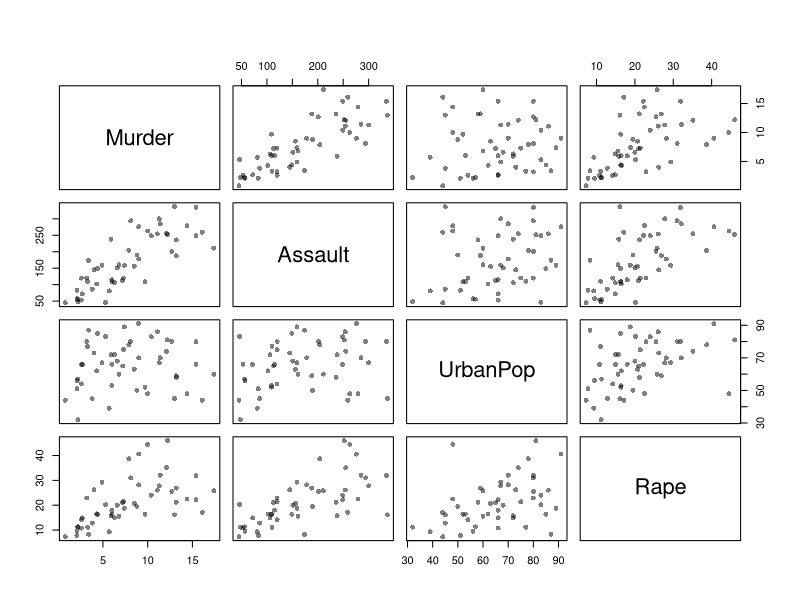
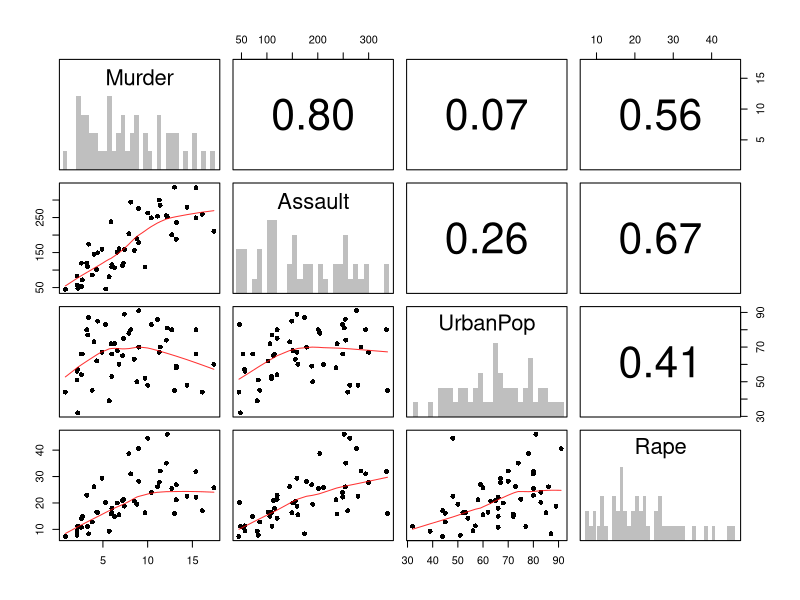
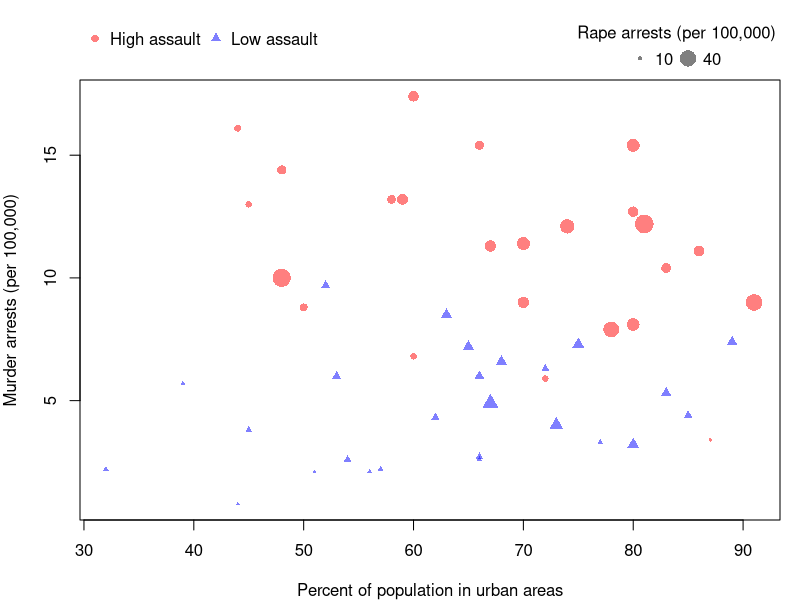
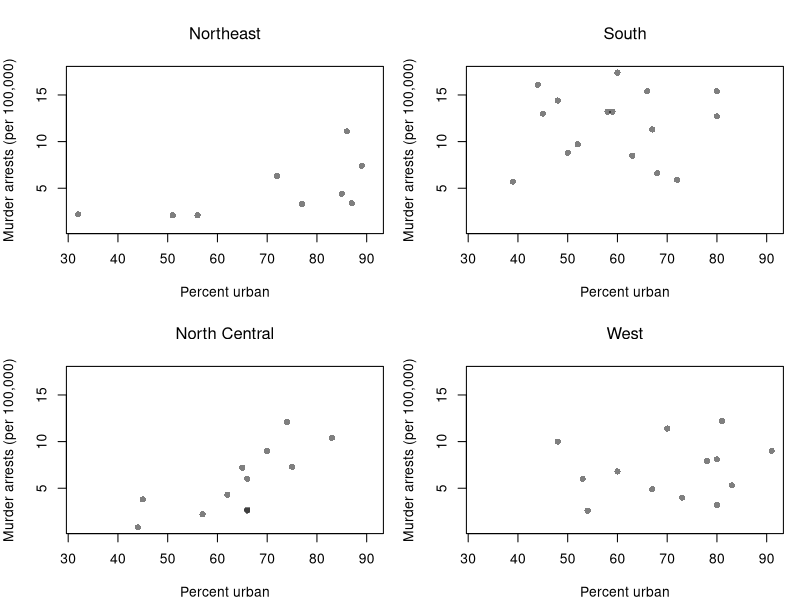
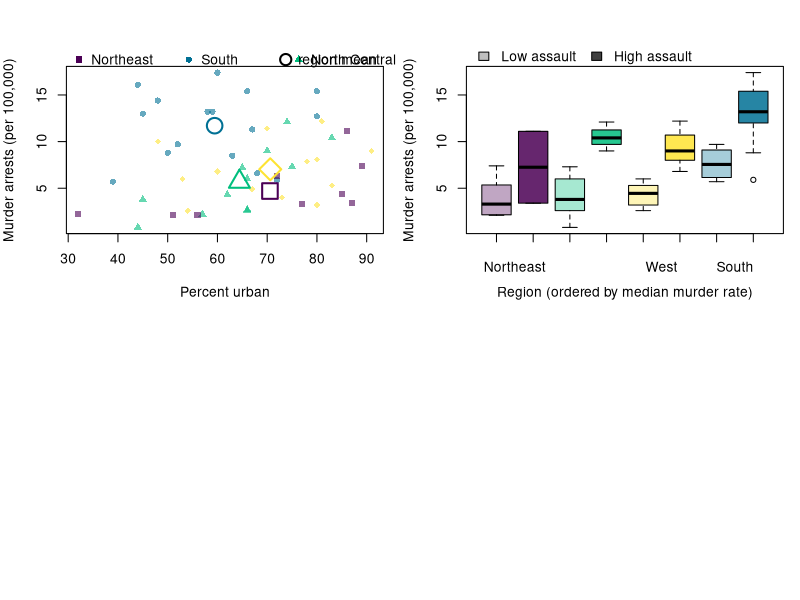
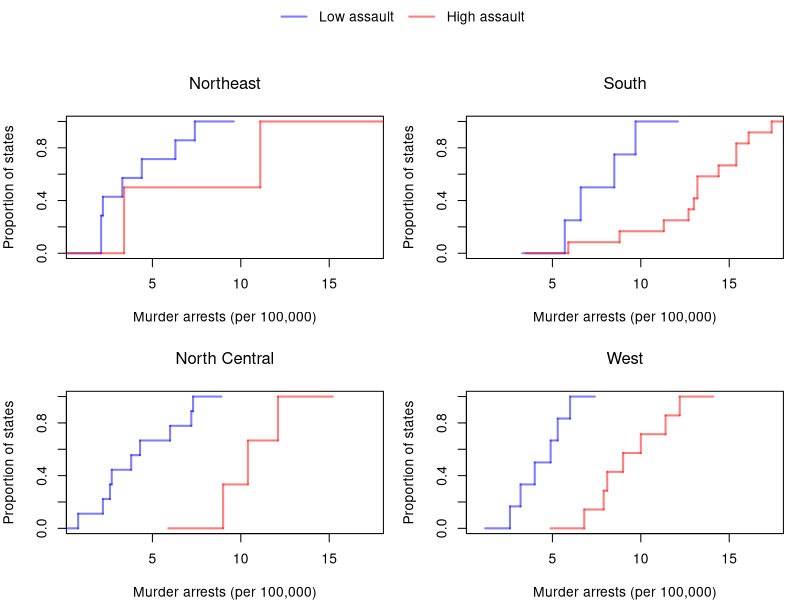

Recreate these plots in R, in order.
## ---- chunk 1
# Three factors: Admit (2 levels), Gender (2 levels), Dept (6 levels)
dim(UCBAdmissions)
dimnames(UCBAdmissions)

# ftable() flattens the table so it prints on one page
ftable(UCBAdmissions, row.vars=c('Dept', 'Gender'), col.vars='Admit')
## ---- chunk 2
# Joint distribution over all 24 cells
n <- sum(UCBAdmissions)
p_xyz <- UCBAdmissions / n

# Collapse over Dept to get the two-way distribution of Admit and Gender
p_xy <- margin.table(p_xyz, c(1, 2))
round(p_xy, 3)

# Collapse further to the marginal distribution of Gender
round(margin.table(p_xyz, 2), 3)
## ---- chunk 3
# Build the same table from a small data frame, one row per worker
dat <- data.frame(
    sex=rep(c('man', 'woman'), c(14, 6)),
    degree=c(rep(c('no', 'yes'), c(8, 6)), rep(c('no', 'yes'), c(2, 4))),
    promoted=c(rep(c(1, 0), c(2, 6)), rep(c(1, 0), c(4, 2)),
        rep(c(1, 0), c(1, 1)), rep(c(1, 0), c(3, 1))))
tab <- table(dat)
ftable(tab, row.vars=c('sex', 'promoted'), col.vars='degree')

# Collapse over degree
round(margin.table(tab / sum(tab), c(1, 3)), 2)
## ---- chunk 4
# Admission rate by Gender, pooling all departments
p_pooled <- prop.table(margin.table(UCBAdmissions, c(1, 2)), margin=2)
round(p_pooled['Admitted', ], 2)

# Admission rate by Gender within each Dept
p_within <- prop.table(UCBAdmissions, margin=c(2, 3))
round(p_within['Admitted', , ], 2)
## ---- chunk 5
# Where did each gender apply? Share of each gender's applications going to each Dept
p_apply <- prop.table(margin.table(UCBAdmissions, c(2, 3)), margin=1)
round(p_apply, 2)

# How selective is each Dept? Admission rate by Dept, pooling genders
p_dept <- prop.table(margin.table(UCBAdmissions, c(1, 3)), margin=2)
round(p_dept['Admitted', ], 2)
## ---- chunk 6
# Every pair of variables, one panel each
pairs(USArrests, pch=16, col=grey(0, .5), main=NA)
## ---- chunk 7
# pairs.panels lays out univariate histograms on the diagonal,
# scatterplots in the lower triangle, and correlations in the upper triangle.
psych::pairs.panels(USArrests,
    hist.col=grey(0, .25), breaks=30, density=FALSE, hist.border=NA, # Diagonal
    ellipses=FALSE, rug=FALSE, smoother=FALSE, pch=16, col=rgb(1, 0, 0, .8) # Lower Triangle
    )
## ---- chunk 8
# Split states at the median assault rate
assault_high <- USArrests$Assault > median(USArrests$Assault)
col_high <- rgb(1, 0, 0, .5)
col_low <- rgb(0, 0, 1, .5)
cols <- ifelse(assault_high, col_high, col_low)
pchs <- ifelse(assault_high, 16, 17)

# Scale point size by a fourth variable
sizes <- USArrests$Rape / max(USArrests$Rape) * 2.5

# Legends go in the margin above the plot so they cover no points
par(mar=c(4, 4, 4, 1))
plot(Murder ~ UrbanPop, data=USArrests, pch=pchs, col=cols, cex=sizes,
    xlab='Percent of population in urban areas',
    ylab='Murder arrests (per 100,000)', main=NA)
legend('topleft', inset=c(0, -.14), xpd=TRUE, horiz=TRUE, bty='n',
    legend=c('High assault', 'Low assault'),
    pch=c(16, 17), col=c(col_high, col_low))
legend('topright', inset=c(0, -.14), xpd=TRUE, horiz=TRUE, bty='n',
    title='Rape arrests (per 100,000)', legend=c('10', '40'),
    pch=16, col=grey(0, .5), pt.cex=c(10, 40) / max(USArrests$Rape) * 2.5)
## ---- chunk 9
# Attach the four-level region factor to USArrests
dat <- USArrests
dat$Region <- state.region
## ---- chunk 10
# One scatterplot per region, on common axes so the panels are comparable
par(mfrow=c(2, 2))
for (r in levels(dat$Region)) {
    dat_r <- dat[dat$Region == r, ]
    plot(Murder ~ UrbanPop, data=dat_r, pch=16, col=grey(0, .5),
        xlim=range(dat$UrbanPop), ylim=range(dat$Murder),
        xlab='Percent urban', ylab='Murder arrests (per 100,000)', main=NA)
    title(r, font.main=1)
}
## ---- chunk 11
# Small filled points: states, by region; large hollow points: region means
reg_cols <- hcl.colors(4, alpha=.6)
reg_pch <- c(15, 16, 17, 18)
reg_pch_hollow <- c(0, 1, 2, 5)
par(mar=c(4, 4, 4, 1))
plot(Murder ~ UrbanPop, data=dat, pch=reg_pch[dat$Region], col=reg_cols[dat$Region],
    xlab='Percent urban', ylab='Murder arrests (per 100,000)', main=NA)
means <- aggregate(cbind(UrbanPop, Murder) ~ Region, data=dat, FUN=mean)
points(means$UrbanPop, means$Murder, pch=reg_pch_hollow, col=hcl.colors(4), cex=2.5, lwd=2)

# Legends in the margin above the plot
legend('topleft', inset=c(0, -.14), xpd=TRUE, horiz=TRUE, bty='n',
    legend=levels(dat$Region), pch=reg_pch, col=hcl.colors(4))
legend('topright', inset=c(0, -.14), xpd=TRUE, bty='n',
    legend='region mean', pch=1, col='black', pt.cex=1.8, pt.lwd=2)
## ---- chunk 12
# Rebuild the pooled means from the cell means and cell sizes
m_men_hat <- (10 * 10 + 30 * 20) / (10 + 30)
m_women_hat <- (30 * 11 + 10 * 21) / (30 + 10)
c(men=m_men_hat, women=m_women_hat)
## ---- chunk 13
# A second factor: assault rate split at the median, same split as Encoding More Variables
dat$AssaultLevel <- factor(ifelse(dat$Assault > median(dat$Assault), 'High assault', 'Low assault'),
    levels=c('Low assault', 'High assault'))
table(dat$Region, dat$AssaultLevel)
## ---- chunk 14
# Region hue stays fixed to each region's identity; shade (light/dark) marks assault level.
# Regions are ordered along the x-axis by their median murder rate.
region_order <- names(sort(tapply(dat$Murder, dat$Region, median)))
dat$RegionOrdered <- factor(dat$Region, levels=region_order)
reg_hues <- setNames(hcl.colors(4), levels(dat$Region))
col_low_shade  <- sapply(reg_hues[region_order], adjustcolor, alpha.f=.35)
col_high_shade <- sapply(reg_hues[region_order], adjustcolor, alpha.f=.85)
box_cols <- as.vector(rbind(col_low_shade, col_high_shade))

par(mar=c(4, 4, 4, 1))
boxplot(Murder ~ AssaultLevel + RegionOrdered, data=dat,
    col=box_cols, xaxt='n',
    xlab='Region (ordered by median murder rate)', ylab='Murder arrests (per 100,000)', main=NA)
axis(1, at=seq(1.5, by=2, length.out=4), labels=region_order, tick=FALSE, line=0.5)
axis(1, at=seq_len(8), labels=FALSE)
legend('topleft', inset=c(0, -.16), xpd=TRUE, horiz=TRUE, bty='n',
    legend=c('Low assault', 'High assault'), fill=c(grey(.75), grey(.25)))
## ---- chunk 15
# One panel per region; within each panel, one ECDF for each assault level
col_high <- rgb(1, 0, 0, .5)
col_low  <- rgb(0, 0, 1, .5)
par(mfrow=c(2, 2), oma=c(0, 0, 3, 0))
for (r in levels(dat$Region)) {
    dat_r <- dat[dat$Region == r, ]
    plot(NULL, xlim=range(dat$Murder), ylim=c(0, 1),
        xlab='Murder arrests (per 100,000)', ylab='Proportion of states', main=NA)
    F_lo_hat <- ecdf(dat_r$Murder[dat_r$AssaultLevel == 'Low assault'])
    F_hi_hat <- ecdf(dat_r$Murder[dat_r$AssaultLevel == 'High assault'])
    plot(F_lo_hat, add=TRUE, col=col_low, lwd=2, verticals=TRUE, do.points=FALSE, col.01line=NA)
    plot(F_hi_hat, add=TRUE, col=col_high, lwd=2, verticals=TRUE, do.points=FALSE, col.01line=NA)
    title(r, font.main=1)
}

# One legend for all four panels, drawn on an invisible full-figure overlay
par(fig=c(0, 1, 0, 1), oma=c(0, 0, 0, 0), mar=c(0, 0, 0, 0), new=TRUE)
plot(0, 0, type='n', bty='n', xaxt='n', yaxt='n')
legend('top', horiz=TRUE, bty='n',
    legend=c('Low assault', 'High assault'), col=c(col_low, col_high), lwd=2)
